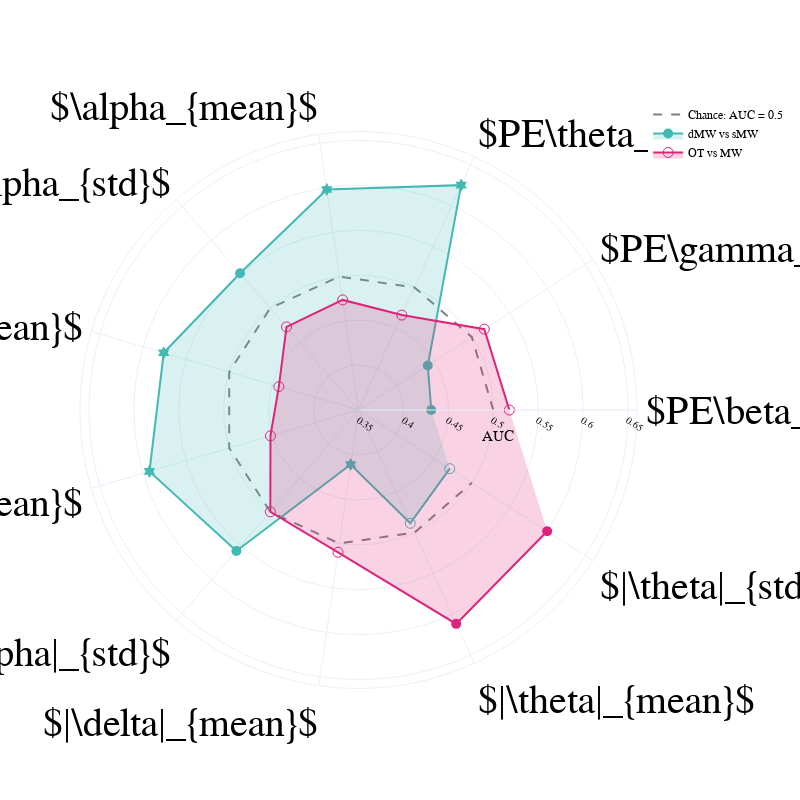

Here is the notebook cell this chart was saved with:
### Markdown cell above
# Significant polar plots

### Code cell
mw =aucs_mw[aucs_mw['markers'].isin([i for i in significant_markers])]
mind =aucs_mind[aucs_mind['markers'].isin([i for i in significant_markers])]

fig = go.Figure()


fig.add_trace(go.Scatterpolar(
    r=np.ones(len(mind['markers'])) * 0.5,
    theta=mind['markers'],
    name = 'Chance: AUC = 0.5',
    mode = 'lines',
    line = {'color':'grey', 'width': 2, 'dash': 'dash' },
))

fig.add_trace(go.Scatterpolar(
    r=mw.AUC,
    theta=mw['markers'],
    fill='toself',
    name='dMW vs sMW', 
    marker = {'color':lblue, 'size': 10},
    fillcolor= f"rgba{(*hex_to_rgb(lblue), 0.2)}",
    marker_symbol= mw.symbol.to_list()
))

fig.add_trace(go.Scatterpolar(
    r=mind.AUC,
    theta=mind['markers'],
    fill='toself',
    name='OT vs MW',
    marker = {'color':pink, 'size': 10},
    fillcolor= f"rgba{(*hex_to_rgb(pink), 0.2)}",
    marker_symbol= mind.symbol.to_list()
))


fig.update_layout(
    # title="All Off-task against all for Significant markers",
#     legend_title="Classification",
    width=800,
    height=800,
    # autosize = True, 
        template = 'plotly_white',
        font=dict(
        family="Times new roman",
        # size=25,
        color="black"
    ),
    polar=dict(
        radialaxis=dict(
            title = 'AUC',
            visible=True,
            range = [0.35,0.66], 
            tickangle = 35,
            tickfont = {"size": 10},
            titlefont =  {"size": 15},
        ),
        angularaxis = dict(
        tickfont = {"size": 40},
        )
  ),
    showlegend=True
)
fig.show()
pio.write_json(fig, 'Figs/radar_auc_significant.plotly')
fig.write_image("Figs/radar_auc_significant.pdf")

### Figure 1 — Plotly figure (JSON) as saved in the notebook; plotly's stock layout.template omitted (floating-point values rounded to 4 significant figures)
{"data": [{"line": {"color": "grey", "dash": "dash", "width": 2}, "mode": "lines", "name": "Chance: AUC = 0.5", "r": [0.5, 0.5, 0.5, 0.5, 0.5, 0.5, 0.5, 0.5, 0.5, 0.5, 0.5], "theta": ["$PE\\beta_{mean}$", "$PE\\gamma_{mean}$", "$PE\\theta_{mean}$", "$\\alpha_{mean}$", "$\\alpha_{std}$", "$\\beta_{mean}$", "$|\\alpha|_{mean}$", "$|\\alpha|_{std}$", "$|\\delta|_{mean}$", "$|\\theta|_{mean}$", "$|\\theta|_{std}$"], "type": "scatterpolar"}, {"fill": "toself", "fillcolor": "rgba(66, 185, 178, 0.2)", "marker": {"color": "#42B9B2", "size": 10, "symbol": ["circle", "circle", "hexagram", "hexagram", "circle", "hexagram", "hexagram", "circle", "hexagram", "circle-open", "circle-open"]}, "name": "dMW vs sMW", "r": [0.431, 0.4417, 0.6251, 0.598, 0.5513, 0.5759, 0.5925, 0.5576, 0.4113, 0.4886, 0.4708], "theta": ["$PE\\beta_{mean}$", "$PE\\gamma_{mean}$", "$PE\\theta_{mean}$", "$\\alpha_{mean}$", "$\\alpha_{std}$", "$\\beta_{mean}$", "$|\\alpha|_{mean}$", "$|\\alpha|_{std}$", "$|\\delta|_{mean}$", "$|\\theta|_{mean}$", "$|\\theta|_{std}$"], "type": "scatterpolar"}, {"fill": "toself", "fillcolor": "rgba(222, 35, 123, 0.2)", "marker": {"color": "#DE237B", "size": 10, "symbol": ["circle-open", "circle-open", "circle-open", "circle-open", "circle-open", "circle-open", "circle-open", "circle-open", "circle-open", "circle", "circle"]}, "name": "OT vs MW", "r": [0.5179, 0.5165, 0.4661, 0.4738, 0.4724, 0.4424, 0.4521, 0.4999, 0.51, 0.6117, 0.5996], "theta": ["$PE\\beta_{mean}$", "$PE\\gamma_{mean}$", "$PE\\theta_{mean}$", "$\\alpha_{mean}$", "$\\alpha_{std}$", "$\\beta_{mean}$", "$|\\alpha|_{mean}$", "$|\\alpha|_{std}$", "$|\\delta|_{mean}$", "$|\\theta|_{mean}$", "$|\\theta|_{std}$"], "type": "scatterpolar"}], "layout": {"font": {"color": "black", "family": "Times new roman"}, "height": 800, "polar": {"angularaxis": {"tickfont": {"size": 40}, "type": "category"}, "radialaxis": {"autorange": false, "range": [0.35, 0.66], "tickangle": 35, "tickfont": {"size": 10}, "title": {"font": {"size": 15}, "text": "AUC"}, "type": "linear", "visible": true}}, "showlegend": true, "width": 800}}
